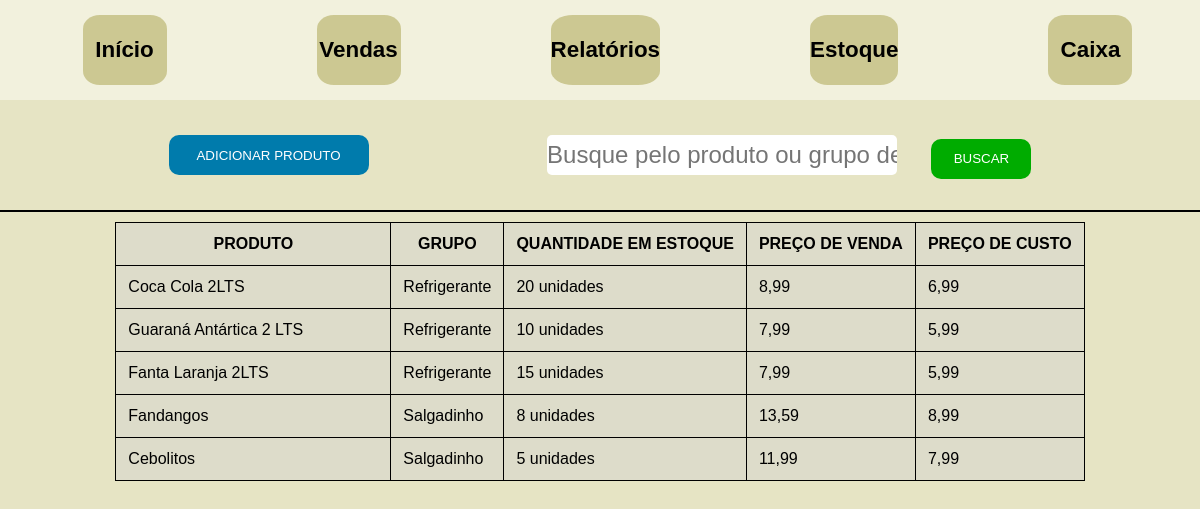
Page /estoque/ on the committed database.
### sistema/models.py (models this page shows, shortened)
class Produto(models.Model):
    nome = models.CharField(max_length=100)
    valor_venda = models.DecimalField(max_digits=10, decimal_places=2)
    valor_custo = models.DecimalField(max_digits=10, decimal_places=2)
    quantidade = models.IntegerField()
    grupo = models.CharField(max_length=100)

### sistema/views.py (the view)
# urls.py: path('estoque/', Estoque.as_view(), name='estoque'),
class Estoque(ListView):
    template_name = "estoque.html"
    model = Produto

### sistema/templates/estoque.html (shortened to what this page needs)
{% extends 'base.html' %}
{% load static %}
{% block content %}
<div>
    <div class="busca-add-produto">
        <a href="#">
        <div >
            <button type="button" class="add-produto">ADICIONAR PRODUTO</button>
        </div>
        </a>
        <div class="buscar-produto">
            <form method='post'>
                <input type="text" name="busca-produto" id='idbusca-produto' placeholder="Busque pelo produto ou grupo desejado" class='input-produto'>
                <button type="submit" class='btn-add'>BUSCAR</button>
            </form>
        </div>
    </div>
    <div style='background-color: black; height:2px; margin-top:10px; margin-bottom:10px;'>
    </div>
    <div class='exibe-produtos'>
        <table>
            <tr>
                <th>PRODUTO<th>GRUPO<th>QUANTIDADE EM ESTOQUE <th>PREÇO DE VENDA <th>PREÇO DE CUSTO
            </tr>
            {% for produto in object_list %}
            <tr>
                <td class="produto-tabela"> {{ produto.nome }}
                <td> {{ produto.grupo }}
                <td> {{ produto.quantidade }} unidades
                <td> {{ produto.valor_venda }}
                <td> {{ produto.valor_custo }}
            </tr>
            {% endfor %}
        </table>
    </div>
{% endblock %}

### templates/base.html (shortened to what this page needs)
{% load static %}
<!DOCTYPE html>
<html lang="pt-br">
<head>
    <link rel="stylesheet" type="text/css" href="{% static 'css/style.css' %}">
</head>
<body>
    {% include 'navbar.html' %}
    {% block content %}
    {% endblock %}
</body>
</html>

### templates/navbar.html
<nav>
    <div class='secao-de-opcoes'>
        <a class="opcao-navbar" href="{% url 'sistema:homepage' %}">Início</a>
        <a class="opcao-navbar" href="{% url 'sistema:vendas' %}">Vendas</a>
        <a class="opcao-navbar" href="{% url 'sistema:relatorios' %}">Relatórios</a>
        <a class="opcao-navbar" href="{% url 'sistema:estoque' %}">Estoque</a>
        <a class="opcao-navbar" href="{% url 'sistema:caixa' %}">Caixa</a>
    </div>
</nav>

### static/css/style.css (style rules this page uses)
* { margin:0; padding: 0; font-family: Arial, Helvetica, sans-serif; }
.secao-de-opcoes { background-color:#f2f1dd; height:100px; display:flex; justify-content: space-around; }
.opcao-navbar { color:black; font-size: 1.4rem; font-weight: 700; text-decoration: none; margin-left: 15px; display:flex; align-items: center; background-color:#ccc892; border-radius: 20%; min-width: 7%; justify-content: center; margin-top: 15px; margin-bottom: 15px; }
body { background-color:#e6e4c4; }
.input-produto { width:350px; height:40px; border-radius: 5px; border: none; margin: 10px;font-size:1.5rem; }
.btn-add { width:100px; height: 40px; background-color: rgb(0, 172, 0);color:white; border: none; border-radius: 10px; margin-left: 20px; }
.busca-add-produto { display: flex; justify-content: space-evenly; align-items: center; margin-top: 25px; margin-bottom: 25px; }
.add-produto { background-color: rgb(0, 123, 172); color:white; border: none; border-radius: 10px; width: 200px; height: 40px; cursor: pointer; }
.input-produto { width: 350px; height: 40px; border: none; border-radius: 5px; }
table { height:20px; border-collapse: collapse; background-color: rgba(209, 209, 209, 0.438); margin:auto; }
td, th { border: 1px solid black; padding: 12px; }
.produto-tabela { width: 250px; }

### rows in the picture
Produto: nome "Coca Cola 2LTS", grupo "Refrigerante", quantidade "20", valor_venda "8,99", valor_custo "6,99"
Produto: nome "Guaraná Antártica 2 LTS", grupo "Refrigerante", quantidade "10", valor_venda "7,99", valor_custo "5,99"
Produto: nome "Fanta Laranja 2LTS", grupo "Refrigerante", quantidade "15", valor_venda "7,99", valor_custo "5,99"
Produto: nome "Fandangos", grupo "Salgadinho", quantidade "8", valor_venda "13,59", valor_custo "8,99"
Produto: nome "Cebolitos", grupo "Salgadinho", quantidade "5", valor_venda "11,99", valor_custo "7,99"
